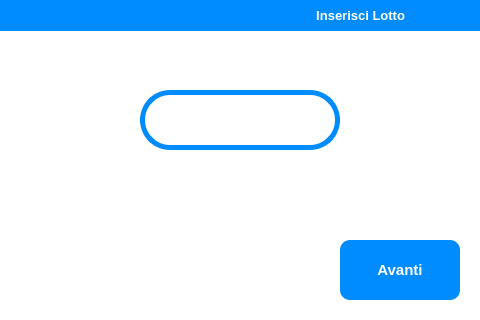
<?xml version="1.0" encoding="UTF-8"?>
<ui version="4.0">
 <class>Inserisci_Lotto_Window</class>
 <widget class="QWidget" name="Inserisci_Lotto_Window">
  <property name="geometry">
   <rect>
    <x>0</x>
    <y>0</y>
    <width>480</width>
    <height>320</height>
   </rect>
  </property>
  <property name="windowTitle">
   <string>Lotto</string>
  </property>
  <property name="styleSheet">
   <string notr="true">background-color: rgb(255, 255, 255);</string>
  </property>
  <widget class="QLabel" name="label_5">
   <property name="geometry">
    <rect>
     <x>-20</x>
     <y>-10</y>
     <width>531</width>
     <height>41</height>
    </rect>
   </property>
   <property name="styleSheet">
    <string notr="true">background-color: rgb(0, 140, 255);</string>
   </property>
   <property name="text">
    <string/>
   </property>
  </widget>
  <widget class="QLabel" name="label">
   <property name="geometry">
    <rect>
     <x>195</x>
     <y>0</y>
     <width>210</width>
     <height>31</height>
    </rect>
   </property>
   <property name="font">
    <font>
     <family>Segoe UI</family>
     <pointsize>10</pointsize>
     <weight>75</weight>
     <bold>true</bold>
    </font>
   </property>
   <property name="styleSheet">
    <string notr="true">background-color: rgb(0, 140, 255);

color: rgb(255, 255, 255);</string>
   </property>
   <property name="text">
    <string>Inserisci Lotto</string>
   </property>
   <property name="alignment">
    <set>Qt::AlignRight|Qt::AlignTrailing|Qt::AlignVCenter</set>
   </property>
  </widget>
  <widget class="QPushButton" name="cancel_btn_">
   <property name="geometry">
    <rect>
     <x>390</x>
     <y>0</y>
     <width>81</width>
     <height>31</height>
    </rect>
   </property>
   <property name="font">
    <font>
     <pointsize>10</pointsize>
     <weight>50</weight>
     <bold>false</bold>
    </font>
   </property>
   <property name="styleSheet">
    <string notr="true">background-color: rgb(0, 140, 255);
                 color: rgb(255, 255, 255);
                 border-radius:10px;
             </string>
   </property>
   <property name="text">
    <string/>
   </property>
   <property name="icon">
    <iconset resource="img_resources.qrc">
     <normaloff>:/cancel/res/cancel.png</normaloff>:/cancel/res/cancel.png</iconset>
   </property>
  </widget>
  <widget class="QPushButton" name="avanti_btn">
   <property name="geometry">
    <rect>
     <x>340</x>
     <y>240</y>
     <width>120</width>
     <height>60</height>
    </rect>
   </property>
   <property name="font">
    <font>
     <family>Segoe UI</family>
     <pointsize>11</pointsize>
     <weight>75</weight>
     <bold>true</bold>
    </font>
   </property>
   <property name="styleSheet">
    <string notr="true">background-color: rgb(0, 140, 255);

color: rgb(255, 255, 255);
border-radius:10px;</string>
   </property>
   <property name="text">
    <string>Avanti</string>
   </property>
  </widget>
  <widget class="QLineEdit" name="lotto_textbox">
   <property name="geometry">
    <rect>
     <x>140</x>
     <y>90</y>
     <width>200</width>
     <height>60</height>
    </rect>
   </property>
   <property name="font">
    <font>
     <pointsize>15</pointsize>
    </font>
   </property>
   <property name="layoutDirection">
    <enum>Qt::LeftToRight</enum>
   </property>
   <property name="styleSheet">
    <string notr="true">border-radius:30px;
                    background-color: rgb(0, 0, 0);
                    background-color: rgb(255, 255, 255);
                    border: 5px solid rgb(0,140,255);
                </string>
   </property>
   <property name="text">
    <string/>
   </property>
  </widget>
  <widget class="QPushButton" name="keyboard_btn">
   <property name="geometry">
    <rect>
     <x>120</x>
     <y>160</y>
     <width>161</width>
     <height>71</height>
    </rect>
   </property>
   <property name="font">
    <font>
     <pointsize>10</pointsize>
    </font>
   </property>
   <property name="styleSheet">
    <string notr="true">background-color: rgb(255, 255, 255);
image: url(:/keyboard/res/keyboard.png);

color: rgb(255, 255, 255);
border-radius:10px;</string>
   </property>
   <property name="text">
    <string/>
   </property>
   <property name="icon">
    <iconset>
     <normaloff>:/keyboard/res/keyboard_icon.png</normaloff>:/keyboard/res/keyboard_icon.png</iconset>
   </property>
  </widget>
  <widget class="QPushButton" name="pushButton">
   <property name="geometry">
    <rect>
     <x>0</x>
     <y>0</y>
     <width>171</width>
     <height>28</height>
    </rect>
   </property>
   <property name="styleSheet">
    <string notr="true">image: url(:/microone_logo/res/Microne Bianco.png);
background-color: rgb(0, 140, 255);</string>
   </property>
   <property name="text">
    <string/>
   </property>
   <property name="flat">
    <bool>true</bool>
   </property>
  </widget>
  <zorder>label_5</zorder>
  <zorder>cancel_btn_</zorder>
  <zorder>avanti_btn</zorder>
  <zorder>lotto_textbox</zorder>
  <zorder>keyboard_btn</zorder>
  <zorder>pushButton</zorder>
  <zorder>label</zorder>
 </widget>
 <resources>
  <include location="img_resources.qrc"/>
 </resources>
 <connections>
  <connection>
   <sender>cancel_btn_</sender>
   <signal>clicked()</signal>
   <receiver>Inserisci_Lotto_Window</receiver>
   <slot>close()</slot>
   <hints>
    <hint type="sourcelabel">
     <x>55</x>
     <y>285</y>
    </hint>
    <hint type="destinationlabel">
     <x>239</x>
     <y>159</y>
    </hint>
   </hints>
  </connection>
 </connections>
</ui>
